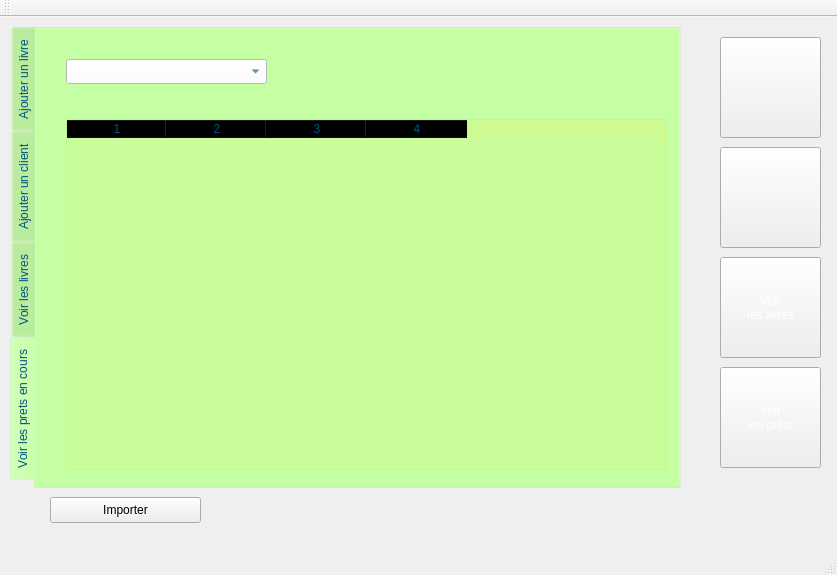
<?xml version="1.0" encoding="UTF-8"?>
<ui version="4.0">
 <class>MainWindow</class>
 <widget class="QMainWindow" name="MainWindow">
  <property name="geometry">
   <rect>
    <x>0</x>
    <y>0</y>
    <width>837</width>
    <height>575</height>
   </rect>
  </property>
  <property name="windowTitle">
   <string>MainWindow</string>
  </property>
  <widget class="QWidget" name="centralWidget">
   <widget class="QTabWidget" name="tabWidget">
    <property name="geometry">
     <rect>
      <x>10</x>
      <y>10</y>
      <width>671</width>
      <height>461</height>
     </rect>
    </property>
    <property name="autoFillBackground">
     <bool>false</bool>
    </property>
    <property name="styleSheet">
     <string notr="true">background-color: rgba(170, 255, 127, 25);
color: rgb(0, 85, 127);
</string>
    </property>
    <property name="tabPosition">
     <enum>QTabWidget::West</enum>
    </property>
    <property name="tabShape">
     <enum>QTabWidget::Rounded</enum>
    </property>
    <property name="currentIndex">
     <number>3</number>
    </property>
    <widget class="QWidget" name="tab_2">
     <property name="styleSheet">
      <string notr="true"/>
     </property>
     <attribute name="title">
      <string>Ajouter un livre</string>
     </attribute>
     <widget class="QLabel" name="label">
      <property name="geometry">
       <rect>
        <x>20</x>
        <y>20</y>
        <width>111</width>
        <height>21</height>
       </rect>
      </property>
      <property name="text">
       <string>Nom du livre :</string>
      </property>
     </widget>
     <widget class="QLineEdit" name="lineEdit">
      <property name="geometry">
       <rect>
        <x>130</x>
        <y>20</y>
        <width>421</width>
        <height>25</height>
       </rect>
      </property>
     </widget>
     <widget class="QLineEdit" name="lineEdit_2">
      <property name="geometry">
       <rect>
        <x>130</x>
        <y>50</y>
        <width>421</width>
        <height>25</height>
       </rect>
      </property>
     </widget>
     <widget class="QLabel" name="label_2">
      <property name="geometry">
       <rect>
        <x>20</x>
        <y>50</y>
        <width>111</width>
        <height>21</height>
       </rect>
      </property>
      <property name="text">
       <string>Auteur :</string>
      </property>
     </widget>
     <widget class="QPushButton" name="pushButton">
      <property name="geometry">
       <rect>
        <x>20</x>
        <y>330</y>
        <width>131</width>
        <height>26</height>
       </rect>
      </property>
      <property name="text">
       <string>Ajouter un livre</string>
      </property>
     </widget>
    </widget>
    <widget class="QWidget" name="tab">
     <property name="styleSheet">
      <string notr="true"/>
     </property>
     <attribute name="title">
      <string>Ajouter un client</string>
     </attribute>
     <widget class="QLineEdit" name="lineEdit_3">
      <property name="geometry">
       <rect>
        <x>130</x>
        <y>20</y>
        <width>421</width>
        <height>25</height>
       </rect>
      </property>
     </widget>
     <widget class="QLabel" name="label_3">
      <property name="geometry">
       <rect>
        <x>20</x>
        <y>50</y>
        <width>111</width>
        <height>21</height>
       </rect>
      </property>
      <property name="text">
       <string>Prénom :</string>
      </property>
     </widget>
     <widget class="QLineEdit" name="lineEdit_4">
      <property name="geometry">
       <rect>
        <x>130</x>
        <y>50</y>
        <width>421</width>
        <height>25</height>
       </rect>
      </property>
     </widget>
     <widget class="QLabel" name="label_4">
      <property name="geometry">
       <rect>
        <x>20</x>
        <y>20</y>
        <width>111</width>
        <height>21</height>
       </rect>
      </property>
      <property name="text">
       <string>Nom du client :</string>
      </property>
     </widget>
     <widget class="QLabel" name="label_5">
      <property name="geometry">
       <rect>
        <x>20</x>
        <y>80</y>
        <width>111</width>
        <height>21</height>
       </rect>
      </property>
      <property name="text">
       <string>Adresse :</string>
      </property>
     </widget>
     <widget class="QLineEdit" name="lineEdit_5">
      <property name="geometry">
       <rect>
        <x>130</x>
        <y>80</y>
        <width>421</width>
        <height>25</height>
       </rect>
      </property>
      <property name="text">
       <string/>
      </property>
     </widget>
     <widget class="QLineEdit" name="lineEdit_6">
      <property name="geometry">
       <rect>
        <x>130</x>
        <y>110</y>
        <width>141</width>
        <height>25</height>
       </rect>
      </property>
      <property name="text">
       <string/>
      </property>
     </widget>
     <widget class="QLabel" name="label_6">
      <property name="geometry">
       <rect>
        <x>20</x>
        <y>110</y>
        <width>111</width>
        <height>21</height>
       </rect>
      </property>
      <property name="text">
       <string>Code postal :</string>
      </property>
     </widget>
     <widget class="QLabel" name="label_7">
      <property name="geometry">
       <rect>
        <x>300</x>
        <y>110</y>
        <width>111</width>
        <height>21</height>
       </rect>
      </property>
      <property name="text">
       <string>Ville :</string>
      </property>
     </widget>
     <widget class="QLineEdit" name="lineEdit_7">
      <property name="geometry">
       <rect>
        <x>360</x>
        <y>110</y>
        <width>191</width>
        <height>25</height>
       </rect>
      </property>
      <property name="text">
       <string/>
      </property>
     </widget>
     <widget class="QLabel" name="label_8">
      <property name="geometry">
       <rect>
        <x>20</x>
        <y>140</y>
        <width>111</width>
        <height>21</height>
       </rect>
      </property>
      <property name="text">
       <string>Pays :</string>
      </property>
     </widget>
     <widget class="QLineEdit" name="lineEdit_8">
      <property name="geometry">
       <rect>
        <x>130</x>
        <y>140</y>
        <width>141</width>
        <height>25</height>
       </rect>
      </property>
      <property name="text">
       <string>Belgique</string>
      </property>
     </widget>
     <widget class="QLabel" name="label_9">
      <property name="geometry">
       <rect>
        <x>20</x>
        <y>170</y>
        <width>111</width>
        <height>21</height>
       </rect>
      </property>
      <property name="text">
       <string>Téléphone :</string>
      </property>
     </widget>
     <widget class="QLineEdit" name="lineEdit_9">
      <property name="geometry">
       <rect>
        <x>130</x>
        <y>170</y>
        <width>141</width>
        <height>25</height>
       </rect>
      </property>
      <property name="text">
       <string/>
      </property>
     </widget>
     <widget class="QPushButton" name="pushButton_2">
      <property name="geometry">
       <rect>
        <x>20</x>
        <y>330</y>
        <width>131</width>
        <height>26</height>
       </rect>
      </property>
      <property name="text">
       <string>Ajouter un client</string>
      </property>
     </widget>
    </widget>
    <widget class="QWidget" name="tab_3">
     <attribute name="title">
      <string>Voir les livres</string>
     </attribute>
     <widget class="QTableWidget" name="tableWidget">
      <property name="geometry">
       <rect>
        <x>20</x>
        <y>91</y>
        <width>611</width>
        <height>341</height>
       </rect>
      </property>
      <property name="autoFillBackground">
       <bool>false</bool>
      </property>
      <property name="styleSheet">
       <string notr="true">alternate-background-color: rgba(74, 200, 211,20);
background-color: rgba(255, 232, 55,20);</string>
      </property>
      <property name="alternatingRowColors">
       <bool>true</bool>
      </property>
      <property name="sortingEnabled">
       <bool>true</bool>
      </property>
      <property name="columnCount">
       <number>4</number>
      </property>
      <column/>
      <column/>
      <column/>
      <column/>
     </widget>
     <widget class="QLineEdit" name="lineEdit_10">
      <property name="geometry">
       <rect>
        <x>30</x>
        <y>30</y>
        <width>241</width>
        <height>25</height>
       </rect>
      </property>
      <property name="styleSheet">
       <string notr="true">background-color: rgb(255, 255, 255);</string>
      </property>
     </widget>
     <widget class="QPushButton" name="pushButton_5">
      <property name="geometry">
       <rect>
        <x>310</x>
        <y>10</y>
        <width>151</width>
        <height>26</height>
       </rect>
      </property>
      <property name="text">
       <string>Filtrer par titre</string>
      </property>
     </widget>
     <widget class="QPushButton" name="pushButton_9">
      <property name="geometry">
       <rect>
        <x>310</x>
        <y>50</y>
        <width>151</width>
        <height>26</height>
       </rect>
      </property>
      <property name="text">
       <string>Filtrer par auteur</string>
      </property>
     </widget>
    </widget>
    <widget class="QWidget" name="tab_4">
     <attribute name="title">
      <string>Voir les prets en cours</string>
     </attribute>
     <widget class="QTableWidget" name="tableWidget_2">
      <property name="geometry">
       <rect>
        <x>30</x>
        <y>90</y>
        <width>601</width>
        <height>351</height>
       </rect>
      </property>
      <property name="styleSheet">
       <string notr="true">
alternate-background-color: rgba(74, 200, 211,20);
background-color: rgba(255, 232, 55,20);</string>
      </property>
      <property name="alternatingRowColors">
       <bool>true</bool>
      </property>
      <property name="sortingEnabled">
       <bool>true</bool>
      </property>
      <property name="columnCount">
       <number>4</number>
      </property>
      <column/>
      <column/>
      <column/>
      <column/>
     </widget>
     <widget class="QComboBox" name="comboBox">
      <property name="geometry">
       <rect>
        <x>30</x>
        <y>30</y>
        <width>201</width>
        <height>25</height>
       </rect>
      </property>
      <property name="styleSheet">
       <string notr="true">background-color: rgb(255, 255, 255);</string>
      </property>
     </widget>
    </widget>
   </widget>
   <widget class="QPushButton" name="pushButton_3">
    <property name="geometry">
     <rect>
      <x>720</x>
      <y>20</y>
      <width>101</width>
      <height>101</height>
     </rect>
    </property>
    <property name="styleSheet">
     <string notr="true">background-image: url(:/rub/book_add.jpg);

</string>
    </property>
    <property name="text">
     <string/>
    </property>
   </widget>
   <widget class="QPushButton" name="pushButton_4">
    <property name="geometry">
     <rect>
      <x>720</x>
      <y>130</y>
      <width>101</width>
      <height>101</height>
     </rect>
    </property>
    <property name="styleSheet">
     <string notr="true">background-image: url(:/rub/customer_add.jpg);

</string>
    </property>
    <property name="text">
     <string/>
    </property>
   </widget>
   <widget class="QPushButton" name="pushButton_6">
    <property name="geometry">
     <rect>
      <x>720</x>
      <y>240</y>
      <width>101</width>
      <height>101</height>
     </rect>
    </property>
    <property name="styleSheet">
     <string notr="true">background-image: url(:/rub/pret.jpg);
color: rgb(255, 255, 255);

</string>
    </property>
    <property name="text">
     <string>Voir
les livres</string>
    </property>
   </widget>
   <widget class="QPushButton" name="pushButton_7">
    <property name="geometry">
     <rect>
      <x>720</x>
      <y>350</y>
      <width>101</width>
      <height>101</height>
     </rect>
    </property>
    <property name="styleSheet">
     <string notr="true">background-image: url(:/rub/pret.jpg);
color: rgb(255, 255, 255);

</string>
    </property>
    <property name="text">
     <string>Voir
les prêts</string>
    </property>
   </widget>
   <widget class="QPushButton" name="pushButton_8">
    <property name="geometry">
     <rect>
      <x>50</x>
      <y>480</y>
      <width>151</width>
      <height>26</height>
     </rect>
    </property>
    <property name="text">
     <string>Importer</string>
    </property>
   </widget>
  </widget>
  <widget class="QMenuBar" name="menuBar">
   <property name="geometry">
    <rect>
     <x>0</x>
     <y>0</y>
     <width>837</width>
     <height>22</height>
    </rect>
   </property>
  </widget>
  <widget class="QToolBar" name="mainToolBar">
   <attribute name="toolBarArea">
    <enum>TopToolBarArea</enum>
   </attribute>
   <attribute name="toolBarBreak">
    <bool>false</bool>
   </attribute>
  </widget>
  <widget class="QStatusBar" name="statusBar"/>
 </widget>
 <layoutdefault spacing="6" margin="11"/>
 <resources/>
 <connections/>
</ui>
